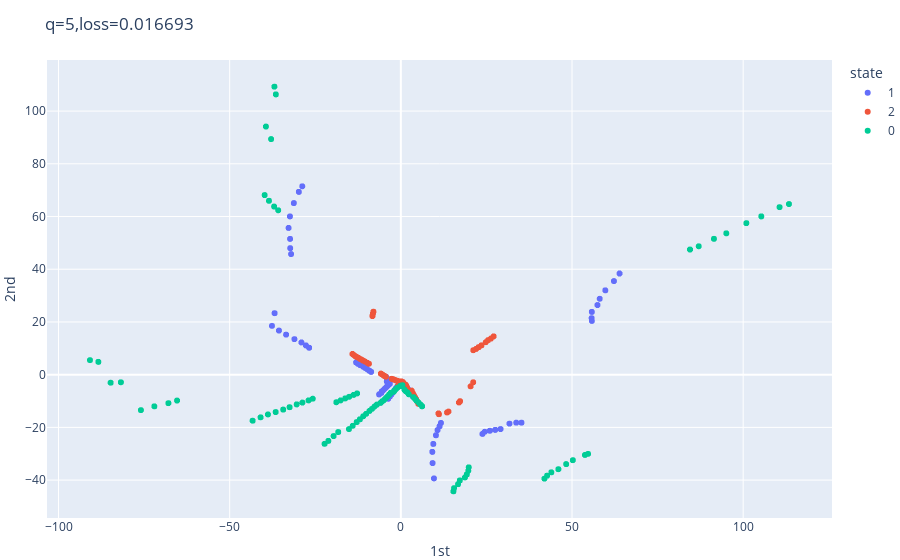

The cell this chart's notebook holds for it:
### Code cell
Adam = tf.keras.optimizers.Adam(learning_rate=0.001,beta_1=0.9,beta_2=0.999,epsilon=1e-07)
SGD = tf.keras.optimizers.SGD(learning_rate=0.001,momentum=0.0,nesterov=False)
model.compile(loss='mse',optimizer=Adam)
history = model.fit(X,X,epochs=100000,verbose=0,callbacks=[CustomCallback()])

### Figure 1 — Plotly figure (JSON) as saved in the notebook; plotly's stock layout.template omitted (floating-point values rounded to 4 significant figures; data arrays with more than 128 entries replaced by an {"elided": "..."} marker saying what was removed)
{"data": [{"hovertemplate": "state=1<br>1st=%{x}<br>2nd=%{y}<br>shift=%{text}<extra></extra>", "legendgroup": "1", "marker": {"color": "#636efa", "symbol": "circle"}, "mode": "markers+text", "name": "1", "showlegend": true, "text": {"elided": "6660 int values"}, "type": "scattergl", "x": {"elided": "6660 float values"}, "xaxis": "x", "y": {"elided": "6660 float values"}, "yaxis": "y"}, {"hovertemplate": "state=2<br>1st=%{x}<br>2nd=%{y}<br>shift=%{text}<extra></extra>", "legendgroup": "2", "marker": {"color": "#EF553B", "symbol": "circle"}, "mode": "markers+text", "name": "2", "showlegend": true, "text": {"elided": "6660 int values"}, "type": "scattergl", "x": {"elided": "6660 float values"}, "xaxis": "x", "y": {"elided": "6660 float values"}, "yaxis": "y"}, {"hovertemplate": "state=0<br>1st=%{x}<br>2nd=%{y}<br>shift=%{text}<extra></extra>", "legendgroup": "0", "marker": {"color": "#00cc96", "symbol": "circle"}, "mode": "markers+text", "name": "0", "showlegend": true, "text": {"elided": "6680 int values"}, "type": "scattergl", "x": {"elided": "6680 float values"}, "xaxis": "x", "y": {"elided": "6680 float values"}, "yaxis": "y"}], "layout": {"autosize": true, "legend": {"title": {"text": "state"}, "tracegroupgap": 0}, "margin": {"b": 0, "l": 0, "r": 0, "t": 60}, "title": {"text": "q=5,loss=0.016693"}, "xaxis": {"anchor": "y", "autorange": true, "domain": [0, 1], "range": [-103.7, 126.3], "title": {"text": "1st"}, "type": "linear"}, "yaxis": {"anchor": "x", "autorange": true, "domain": [0, 1], "range": [-54.61, 119.6], "title": {"text": "2nd"}, "type": "linear"}}}
